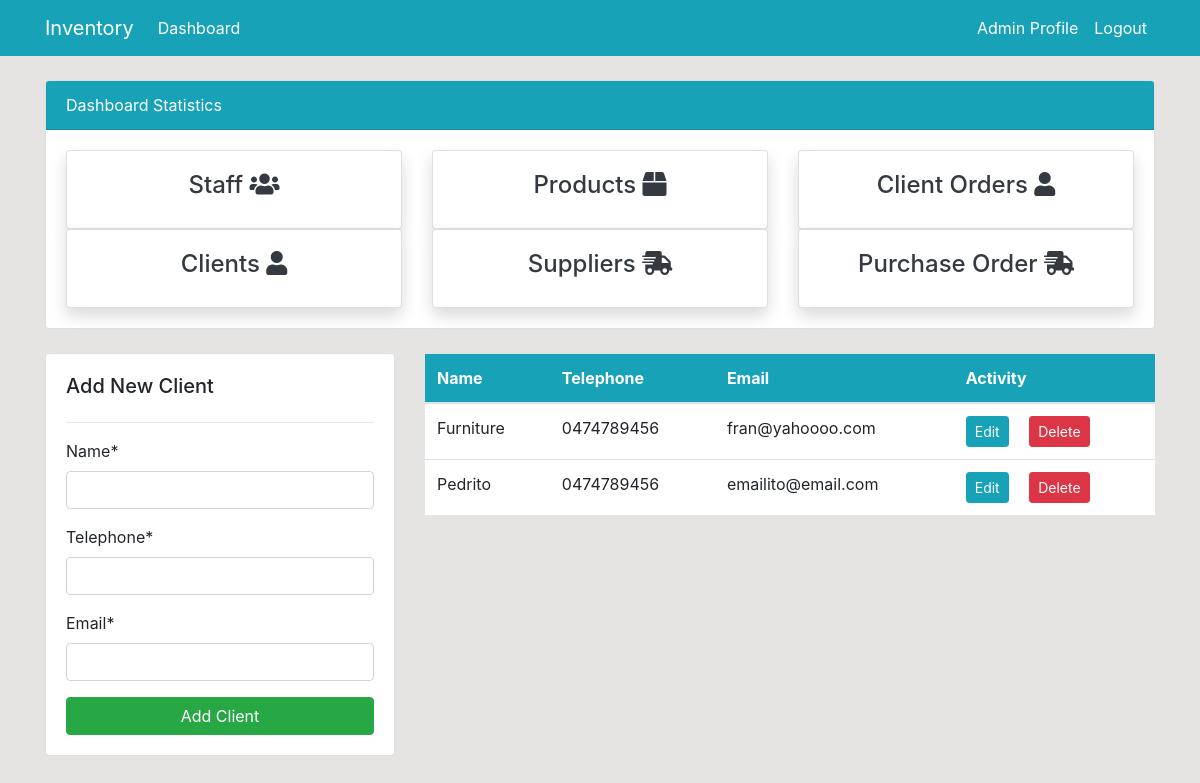
/client/ (signed in), run on an earlier commit of the app's database.
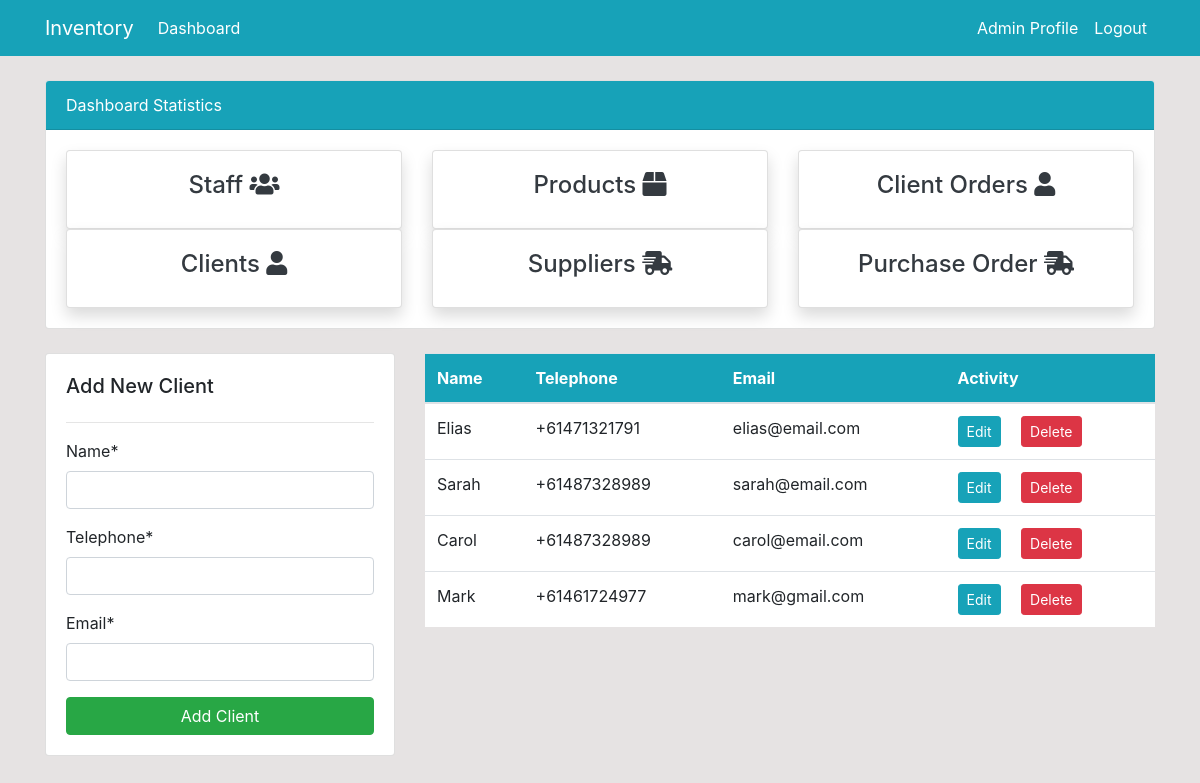
And on a later commit of the database.
### dashboard/models.py (models this page shows, shortened)
class Client(models.Model):
    name = models.CharField(max_length=100, null=True)
    telephone = models.CharField(max_length=20)
    email = models.EmailField()

### dashboard/views.py (the view)
# urls.py: path('client/', views.client, name='dashboard-client'),
@login_required(login_url='user-login')
def client(request):
    if request.method == 'POST':
        forms = ClientForm(request.POST)
        if forms.is_valid():
            forms.save()
            return redirect('dashboard-client')
    else:
        forms = ClientForm()
    clients = Client.objects.all()
    context = {
        'clients':clients,
        "forms":forms,
    }
    return render(request, 'dashboard/client.html', context)

### dashboard/forms.py
class ClientForm(forms.ModelForm):
    class Meta:
        model= Client
        fields = [
            'name','telephone','email'
            ]

### templates/dashboard/client.html (shortened to what this page needs)
{% extends 'partials/base.html' %}
{% load crispy_forms_tags %}
{% block content %}
{% include 'partials/topside.html' %}
<div class="row my-4">
    <div class="col-md-4">
        <div class="card card-body">
            <h5>Add New Client</h5>
            <hr>
            <form method="POST">
                {{ forms|crispy }}
                <input class="btn btn-success btn-block" type="submit" value="Add Client">
            </form>
        </div>
    </div>
    <div class="col-md-8">
        <table class="table bg-white">
            <thead class="bg-info text-white">
                <tr>
                    <th scope="col">Name</th>
                    <th scope="col">Telephone</th>
                    <th scope="col">Email</th>
                    <th scope="col">Activity</th>
            </thead>
            <tbody>
                {% for client in clients %}
                <tr>
                    <td>{{ client.name }}</td>
                    <td>{{ client.telephone }}</td>
                    <td>{{ client.email }}</td>
                    <td>
                        <a class="btn btn-info btn-sm mr-2"
                            href="{% url 'dashboard-client-update' client.id %}">Edit</a>
                        <a class="btn btn-danger btn-sm ml-2"
                            href="{% url 'dashboard-client-delete' client.id %}">Delete</a>
                    </td>
                </tr>
                {% endfor %}
            </tbody>
        </table>
    </div>
</div>
{% endblock %}

What changed in the data, as far as the page shows it:
removed Client: name "Furniture", telephone "0474789456", email "fran@yahoooo.com"
removed Client: name "Pedrito", telephone "0474789456", email "emailito@email.com"
added Client: name "Elias", telephone "+61471321791", email "elias@email.com"
added Client: name "Sarah", telephone "+61487328989", email "sarah@email.com"
added Client: name "Carol", telephone "+61487328989", email "carol@email.com"
added Client: name "Mark", telephone "+61461724977", email "mark@gmail.com"
